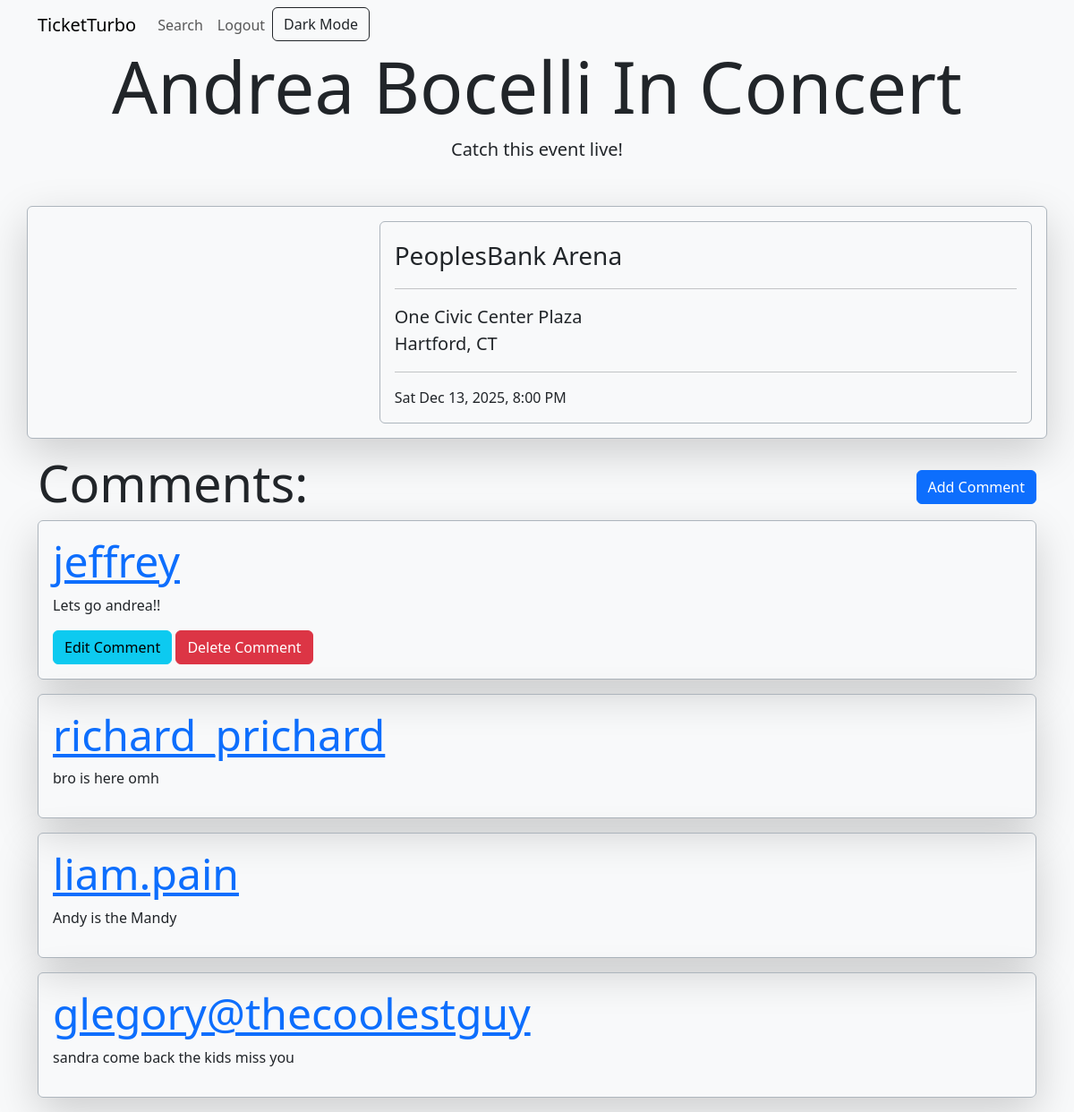
The app's page /event/G5vVZbE2cv3iK/ (signed in) with its own data.
### Ticketmaster/models.py (models this page shows)
class Events(models.Model):
    eventId = models.CharField(max_length = 20, primary_key=True)
    actName = models.CharField(max_length=100)
    location = models.CharField(max_length=100)
    address = models.CharField(max_length=100)
    city = models.CharField(max_length=100)
    stateCode = models.CharField(max_length=2)
    dateString = models.CharField(max_length=100, default='Date TBD')
    timeString = models.CharField(max_length=100, default='Time TBD')
    photo = models.URLField()
    link = models.URLField()

class Comments(models.Model):
    user = models.ForeignKey(User, on_delete=models.CASCADE)
    event = models.ForeignKey(Events, on_delete=models.CASCADE)
    comment = models.TextField()

### Ticketmaster/views.py (the view)
# urls.py: path('event/<event_id>/',views.event_view, name="event_view"),
def event_view(request, event_id):
    if not Events.objects.filter(eventId=event_id).exists():
        worked = createEvent(event_id)
        if not worked:
            return render(request, 'event-dne.html', {'event_id': event_id})
    event = Events.objects.get(eventId=event_id)
    comments = Comments.objects.filter(event=event)
    context = {"event":event, 'comments':comments, 'user':request.user, 'event_id':event_id}
    return render(request, 'event-page.html', context)

### templates/event-page.html (shortened to what this page needs)
{% extends 'site-base.html' %}
{% block content %}
    <div class="text-center text-dark bg-light container-fluid ld">
        <div class="container pt-5 pb-4 mb-2">
            <h1 class="display-1">{{ event.actName }}</h1>
            <p class="lead">Catch this event live!</p>
        </div>
    </div>
    <div class="container border border-dark-subtle shadow-lg p-3 rounded mb-3 ld-s">
        <div class="row">
            <div class="col-md-4">
            </div>
            <div class="col-md-8">
                <div class="border border-dark-subtle rounded p-3">
                    <span class="fs-3">{{ event.location }}</span><hr>
                    <span class="fs-5">
                        {{ event.address }}<br>
                        {{ event.city }}, {{ event.stateCode }}
                    </span><hr>
                    <span class="fs-6">
                        {{ event.dateString }}, {{ event.timeString }}
                    </span>
                </div>
            </div>
        </div>
    </div>
    <div class="container">
        <div class="row">
            <div class="col-6"><h2 class="display-4">Comments:</h2></div>
            <div class="col-6 text-end my-auto"><a href="{% url 'comment_view' event_id %}" class="btn btn-primary">Add Comment</a></div>
        </div>
        {% for comment in comments %}
            <div class="border border-dark-subtle shadow-lg p-3 rounded mb-3">
                <h3 class="display-5"><a href="{% url 'user_view' comment.user_id %}">{{ comment.user.get_username }}</a></h3>
                <p>{{ comment.comment }}</p>
                {% if comment.user == user %}
                    <a href="{% url 'comment_edit' event_id %}" class="btn btn-info">Edit Comment</a> <a href="{% url 'comment_delete' event_id %}" class="btn btn-danger">Delete Comment</a>
                {% endif %}
            </div>
        {% endfor %}
    </div>
{% endblock %}

### records on screen
Events: actName "Andrea Bocelli In Concert", location "PeoplesBank Arena", address "One Civic Center Plaza", city "Hartford", stateCode "CT", dateString "Sat Dec 13, 2025", timeString "8:00 PM"
Comments: user.get_username "jeffrey", comment "Lets go andrea!!", shows "Edit Comment"
Comments: user.get_username "richard_prichard", comment "bro is here omh"
Comments: user.get_username "liam.pain", comment "Andy is the Mandy"
Comments: user.get_username "glegory@thecoolestguy", comment "sandra come back the kids miss you"
